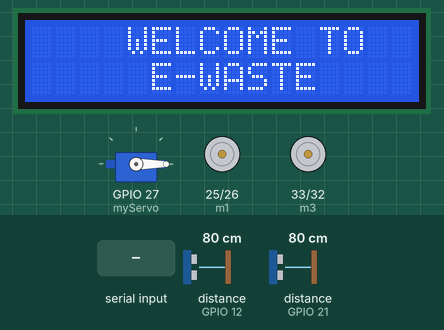
Simulated run of this sketch. Board: ESP32. Shown: servo, 16×2 character LCD, motor-driver pin pairs drawn as motors (green arrow = first pin HIGH = forward, orange = second pin HIGH = backward, longer = more drive). Wiring (inferred from the names in the program): 2 × ultrasonic range finder: trigger GPIO 13, echo GPIO 12 / trigger GPIO 22, echo GPIO 21. Inputs (shaded band) come from the test bench; at power-on: distance to the obstacle (sensors on GPIO 12, GPIO 21) 80 cm. The echo pulse lasts 58.3 µs per cm; WiFi joins after 1.5 s; servers stay silent unless stated.

Above: at 3.0 s.
3.1 s: distance to the obstacle (sensor on GPIO 12) set to 7 cm
At 5.3 s:
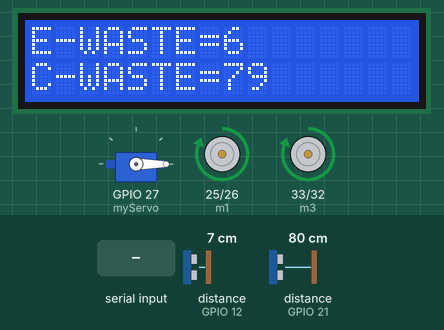
5.8 s: distance to the obstacle (sensor on GPIO 12) set to 4 cm
At 7.4 s:
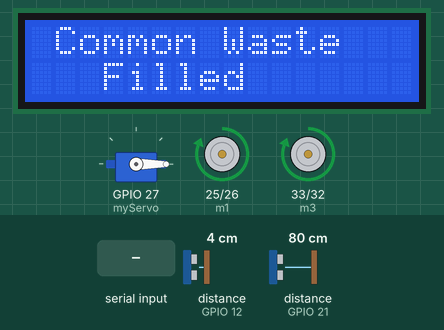
9.0 s: "B" received over Serial
At 11.8 s:
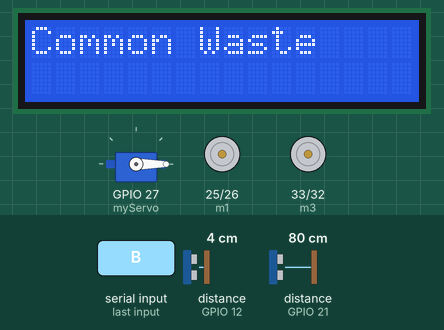
12.2 s: distance to the obstacle (sensor on GPIO 21) set to 2 cm
At 20.9 s:
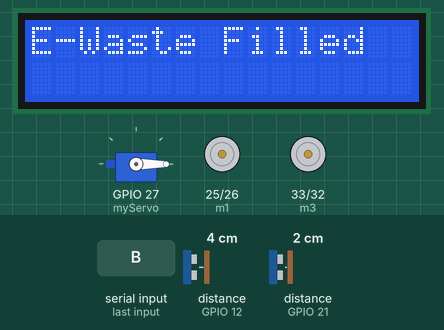
Timing chart, 0 to 29.0 s (numbered marks = the images above; inputs shaded):
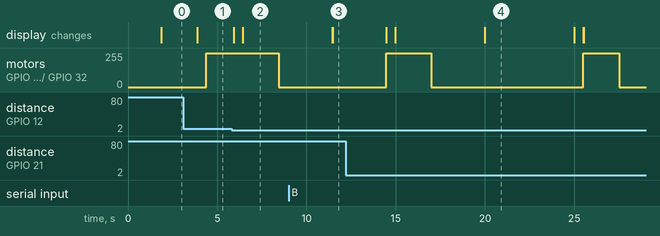

The sketch:

ESP32_Code.ino
```cpp
#define BLYNK_TEMPLATE_ID "TMPL3cuvrq_an"
#define BLYNK_TEMPLATE_NAME "Waste Management System"
#define BLYNK_AUTH_TOKEN "N2GecIWnfFukMOBW8EcpqbJXLIQAh4Uf"
#define BLYNK_PRINT Serial
#include <WiFi.h>
#include <WiFiClient.h>
#include <BlynkSimpleEsp32.h>

char auth[] = BLYNK_AUTH_TOKEN;
char ssid[] = "PROJECT";
char pass[] = "11223344";

#include <LiquidCrystal.h>
#include <Servo.h>
LiquidCrystal lcd(19, 23, 18, 17, 16, 15);

#define m1 25
#define m2 26
#define m3 33
#define m4 32

#define echoPin1 12
#define trigPin1 13

#define echoPin2 21
#define trigPin2 22

long duration1;
int distance1;
long duration2;
int distance2;

Servo myServo;

void setup()
{
  Serial.begin(9600);
  Blynk.begin(auth, ssid, pass);
  pinMode(m1, OUTPUT);
  pinMode(m2, OUTPUT);
  pinMode(m3, OUTPUT);
  pinMode(m4, OUTPUT);
  pinMode(echoPin1, INPUT);
  pinMode(trigPin1, OUTPUT);
  pinMode(echoPin2, INPUT);
  pinMode(trigPin2, OUTPUT);
  myServo.attach(27);
  lcd.begin(16, 2);
  myServo.write(0);
}

void loop()
{
  lcd.setCursor(0, 0);
  lcd.print("    WELCOME TO");
  lcd.setCursor(0, 1);
  lcd.print("     E-WASTE");
  delay(2000);
  lcd.clear();
  while (1) {

    Blynk.run();

    digitalWrite(trigPin1, LOW);
    delayMicroseconds(2);
    digitalWrite(trigPin1, HIGH);
    delayMicroseconds(10);
    digitalWrite(trigPin1, LOW);
    duration1 = pulseIn(echoPin1, HIGH);
    distance1 = duration1 * 0.034 / 2;

    digitalWrite(trigPin2, LOW);
    delayMicroseconds(2);
    digitalWrite(trigPin2, HIGH);
    delayMicroseconds(10);
    digitalWrite(trigPin2, LOW);
    duration2 = pulseIn(echoPin2, HIGH);
    distance2 = duration2 * 0.034 / 2;

    lcd.setCursor(0, 0);
    lcd.print("E-WASTE=");
    lcd.setCursor(8, 0);
    lcd.print(distance1);
    lcd.setCursor(0, 1);
    lcd.print("C-WASTE=");
    lcd.setCursor(8, 1);
    lcd.print(distance2);
    delay(500);
    lcd.setCursor(8, 0);
    lcd.print("    ");
    lcd.setCursor(8, 1);
    lcd.print("    ");

    Blynk.virtualWrite(V0, distance1);
    Blynk.virtualWrite(V1, distance2);

    digitalWrite(m1, 1);
    digitalWrite(m2, 0);
    digitalWrite(m3, 1);
    digitalWrite(m4, 0);

    if ((distance1 > 0) && (distance1 < 5))
    {
      lcd.clear();
      delay(10);
      lcd.setCursor(0, 0);
      lcd.print(" Common Waste");
      lcd.setCursor(0, 1);
      lcd.print("   Filled    ");
      Blynk.logEvent("alert", "Common Waste Filled");
      delay(2000);
      digitalWrite(m1, 0);
      digitalWrite(m2, 0);
      digitalWrite(m3, 0);
      digitalWrite(m4, 0);
      delay(3000);
      lcd.clear();
    }
    if ((distance2 > 0) && (distance2 < 5))
    {
      lcd.clear();
      delay(10);
      lcd.setCursor(0, 0);
      lcd.print("E-Waste Filled");
      Blynk.logEvent("alert", "E-Waste Filled");
      delay(2000);
      digitalWrite(m1, 0);
      digitalWrite(m2, 0);
      digitalWrite(m3, 0);
      digitalWrite(m4, 0);
      delay(3000);
      lcd.clear();
    }

    if (Serial.available() > 0) {
      char z = Serial.read();
      if (z == 'B')
      {
        lcd.clear();
        delay(10);
        lcd.setCursor(0, 0);
        lcd.print("Common Waste");
        Blynk.logEvent("info", "Common Waste Detected");
        delay(3000);
        lcd.clear();
        digitalWrite(m1, 1);
        digitalWrite(m2, 0);
        digitalWrite(m3, 1);
        digitalWrite(m4, 0);
      }

      if (z == 'A')
      {
        lcd.clear();
        delay(10);
        lcd.setCursor(0, 0);
        lcd.print(" E- Waste");
        Blynk.logEvent("info", "E- Waste Detected");
        delay(2000);
        digitalWrite(m1, 0);
        digitalWrite(m2, 0);
        digitalWrite(m3, 0);
        digitalWrite(m4, 0);
        myServo.write(90);
        delay(3000);
        myServo.write(0);
        lcd.clear();
      }

    }

  }
}
```

Measured:
- the behaviour switches between 6 and 5 cm on distance to the obstacle (sensor on GPIO 12) (found by bisection; images 1 and 2)
- after the input at 3.1 s, the display: changes after 0.78 s (image 1)
- after the input at 5.8 s, motor on GPIO 25 (m1) / GPIO 26 (m2), motor on GPIO 33 (m3) / GPIO 32 (m4): forward 255/255 → stopped after 2.6 s; the display: first changes after 0.12 s (image 2 shows a later state)
- after the input at 9.0 s, motor on GPIO 25 (m1) / GPIO 26 (m2), motor on GPIO 33 (m3) / GPIO 32 (m4): stays stopped (without the input it goes to forward 255/255 after 3.0 s); the display: first differs from a run without the input after 2.5 s (image 3)
